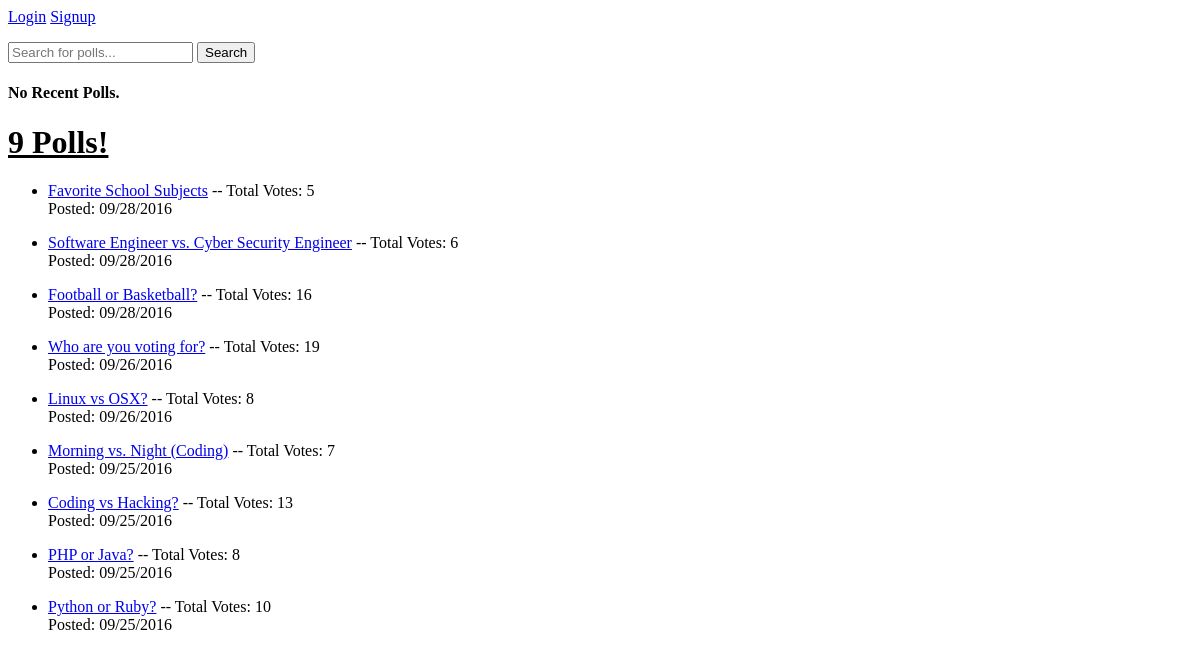
/polls/, run on an earlier commit of the app's database.
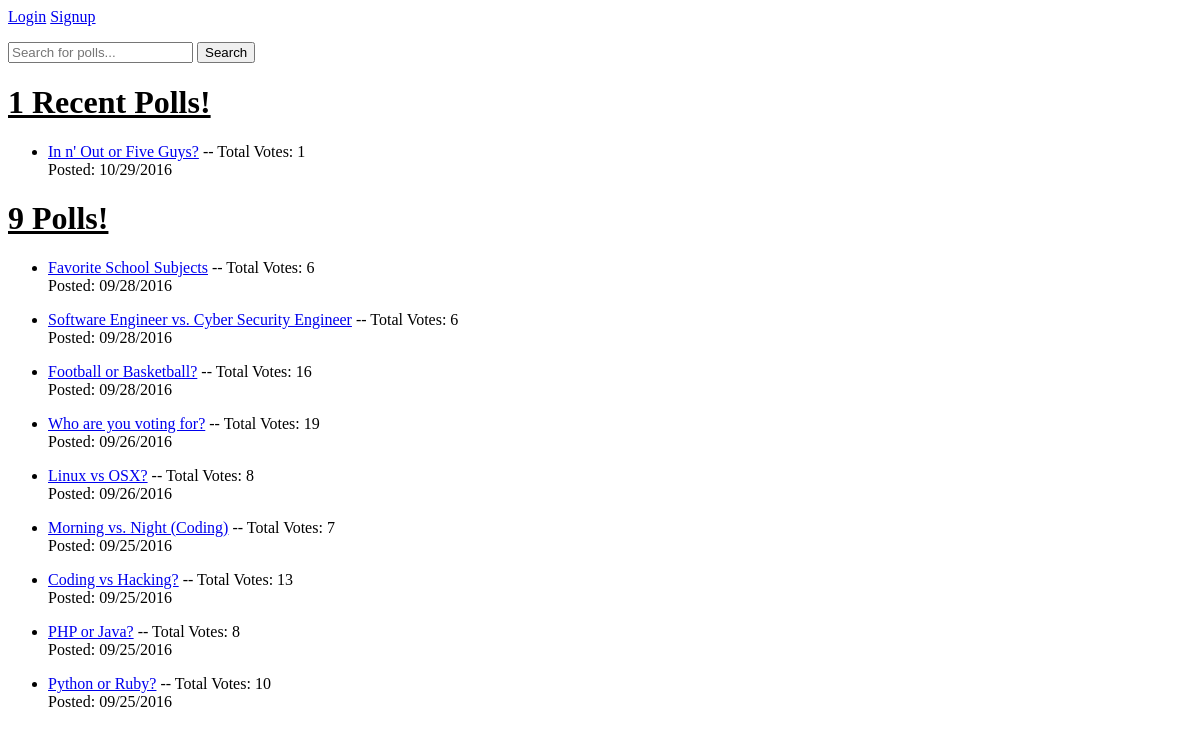
And on a later commit of the database.
### polls/models.py (models this page shows, shortened)
class Question(models.Model):
	question_text = models.CharField(max_length=200)
	pub_date = models.DateTimeField('date published')
	def was_published_recently(self):
		return self.pub_date >= timezone.now() - timedelta(days=1)
	def total_votes(q):
		if q.choice_set.count() == 2:
			c1 = q.choice_set.first()
			c2 = q.choice_set.last()
			calculate_votes = c1.votes + c2.votes
		elif q.choice_set.count() == 3:
			c1 = q.choice_set.all()[0]
			c2 = q.choice_set.all()[1]
			c3 = q.choice_set.all()[2]
			calculate_votes = c1.votes + c2.votes + c3.votes
		else:
			error = 'None'
			return error
		return calculate_votes
	def post_date(q):
		return q.pub_date.strftime("%m/%d/%Y")

class Choice(models.Model):
	question = models.ForeignKey(Question, on_delete=models.CASCADE)
	choice_text = models.CharField(max_length=200)
	votes = models.IntegerField(default=0)

### polls/views.py (the view)
def index(request):
    recent_q = Question.objects.filter(pub_date__range=(datetime.now()
        - timedelta(hours=48),datetime.now())).order_by('-pub_date')
    questioned = Question.objects.order_by('-pub_date')[recent_q.count():15]
    context = {'questioned': questioned,
                'recent_q': recent_q}
    return render(request, 'polls/index.html', context)

### polls/templates/polls/index.html
{% if user.is_active %}
	{{ user.email }}
	<a href="{% url 'polls:logout' %}">Logout</a><p>
{% else %}
	<a href="{% url 'polls:login' %}">Login</a>
	<a href="{% url 'polls:signup' %}">Signup</a><p>
{% endif %}
<form method="get" action="{% url 'polls:search_results'%}" class="navbar-form pull-right">
	<input type="text" id="searchBox" class="input-medium search-query" name="q" placeholder="Search for polls...">
	<input type="submit" class="btn" value="Search" >
</form>
{% if recent_q %}
	{% if recent_q.first.was_published_recently %}
	<h1><u>{{ recent_q.count }} Most Recent Polls!</u></h1>
	{% else %}
	<h1><u>{{ recent_q.count }} Recent Polls!</u></h1>
	{% endif %}
	{% for x in recent_q %}
	<ul>
	<li>
		<a href="{% url 'polls:detail' x.id %}">{{ x.question_text }}</a><a> -- Total Votes: {{ x.total_votes }}</a><br />
		<a>Posted: {{ x.post_date }}</a>
	</li>
	</ul>
	{% endfor %}
{% else %}
	<h4>No Recent Polls.</h4>
{% endif %}
{% if questioned %}
	<h1><u>{{ questioned.count }} Polls!</u></h1>
	{% for question in questioned %}
	<ul>
	<li>
		<a href="{% url 'polls:detail' question.id %}">{{ question.question_text }}</a><a> -- Total Votes: {{ question.total_votes }}</a><br />
		<a>Posted: {{ question.post_date }}</a>
	</li>
	</ul>
	{% endfor %}
{% else %}
	<h4>No polls are available.</h4>
{% endif %}

What changed in the data, as far as the page shows it:
added Question: question_text "In n' Out or Five Guys?", total_votes "1", post_date "10/29/2016", shown under "1 Recent Polls!"
changed through a linked row, Question "Favorite School Subjects": total_votes "5" → "6"
Also different on the page:
{{ recent_q.count }}: (not shown) → "1"
text no longer shown: "No Recent Polls."
text now shown: "Recent Polls!"
